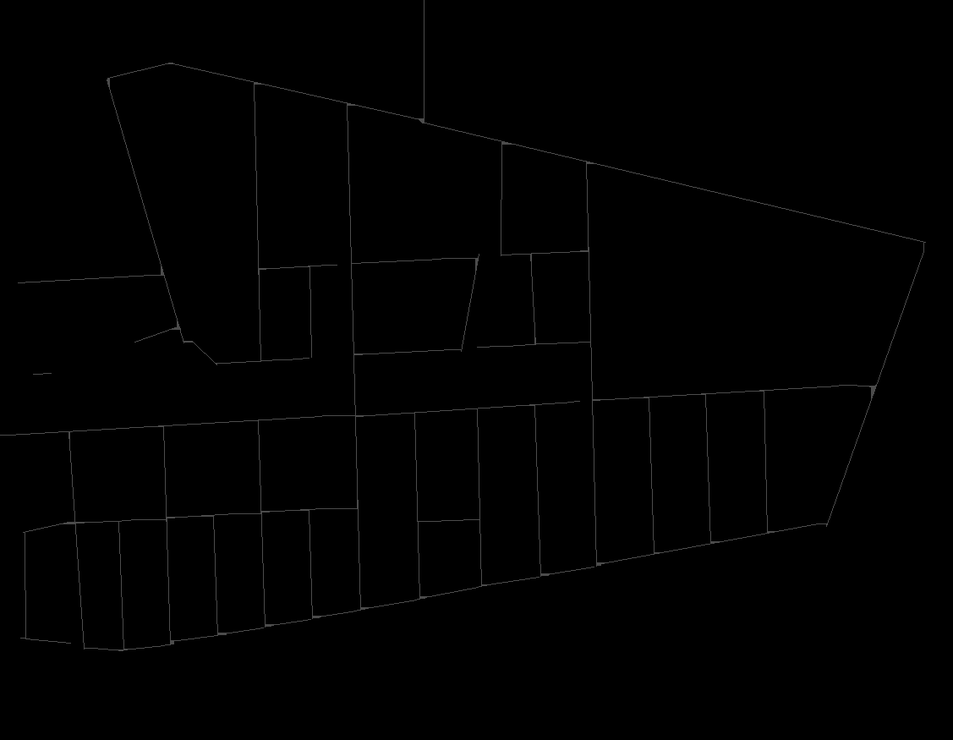
#> input picture src_pc2geojson/skeleton_5.png, 953 x 740 px, shrunk from 1127 x 875 before the run
$ python optimal_contour_v2.py
#> lines starting #> are read from the running program, lines starting #| are printed output that depends on the picture; after the words box and inside, x2 and y2 are one past the last pixel; in counts of white or black regions, pixels touching at a corner belong together
import cv2
import numpy as np
import networkx as nx
from sklearn.neighbors import NearestNeighbors
import matplotlib.pyplot as plt

#Ref: https://pyimagesearch.com/2016/03/21/ordering-coordinates-clockwise-with-python-and-opencv/
# https://stackoverflow.com/questions/37742358/sorting-points-to-form-a-continuous-line

def order_points(points, ind):
    points_new = [ points.pop(ind) ]  # initialize a new list of points with the known first point
    pcurr      = points_new[-1]       # initialize the current point (as the known point)
    while len(points)>0:
        d      = np.linalg.norm(np.array(points) - np.array(pcurr), axis=1)  # distances between pcurr and all other remaining points
        ind    = d.argmin()                   # index of the closest point
        points_new.append( points.pop(ind) )  # append the closest point to points_new
        pcurr  = points_new[-1]               # update the current point
    return points_new


# Load image, grayscale, Gaussian blur, Otsus threshold
image = cv2.imread('skeleton_5.png')
#> image is the input picture: shape (740, 953, 3); min 0, max 95, mean 0.9
gray = cv2.cvtColor(image, cv2.COLOR_BGR2GRAY)
blur = cv2.GaussianBlur(gray, (3,3), 0)
thresh = cv2.threshold(blur, 0, 255, cv2.THRESH_BINARY + cv2.THRESH_OTSU)[1]
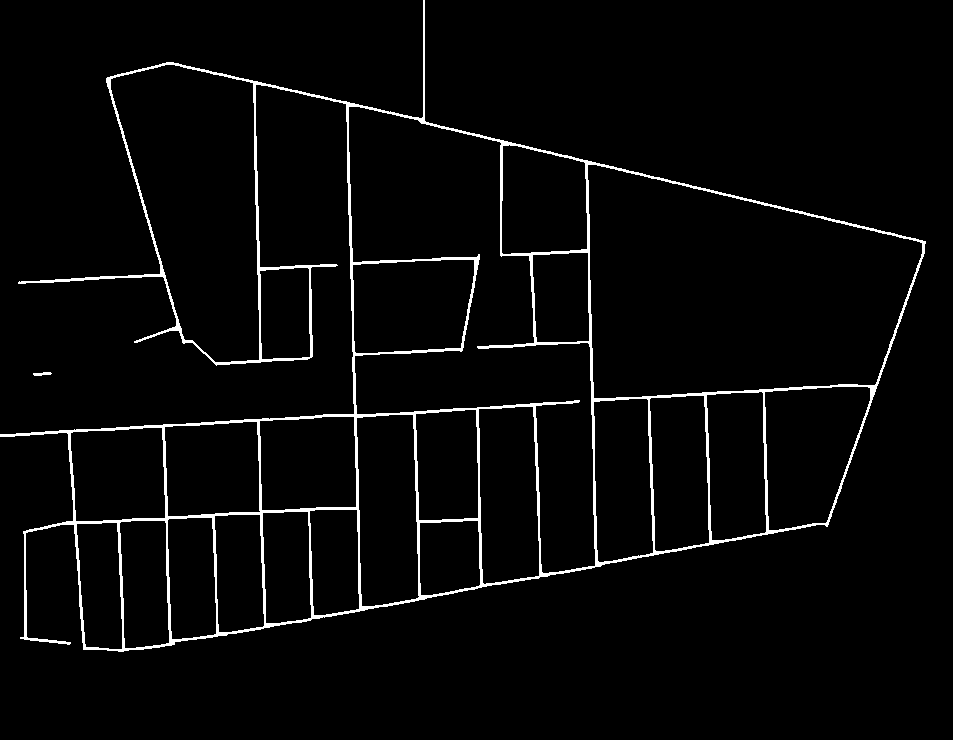
#> thresh: shape (740, 953); 3.2% white; 2 white regions, box (x1, y1, x2, y2) and area: (0, 0, 926, 652) 22293, (33, 372, 52, 376) 53

# Find horizonal lines
horizontal_kernel = cv2.getStructuringElement(cv2.MORPH_RECT, (5,1))
horizontal = cv2.morphologyEx(thresh, cv2.MORPH_OPEN, horizontal_kernel, iterations=1)
#> horizontal: shape (740, 953); 1.5% white; 17 white regions, largest, box (x1, y1, x2, y2) and area: (106, 62, 926, 243) 2322, (83, 523, 829, 652) 2213, (0, 400, 580, 437) 1649

# Find vertical lines
vertical_kernel = cv2.getStructuringElement(cv2.MORPH_RECT, (1,5))
vertical = cv2.morphologyEx(thresh, cv2.MORPH_OPEN, vertical_kernel, iterations=1)
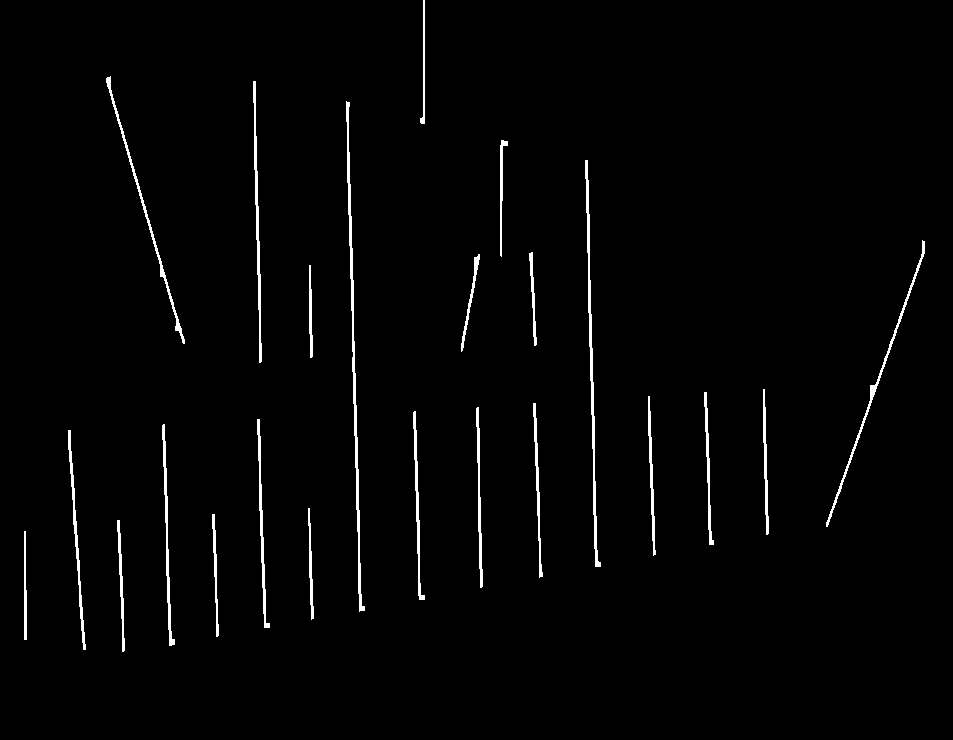
#> vertical: shape (740, 953); 1.8% white; 23 white regions, largest, box (x1, y1, x2, y2) and area: (346, 101, 365, 612) 1444, (585, 160, 601, 567) 1170, (826, 240, 925, 527) 822

# Find joint intersections then the centroid of each joint
joints = cv2.bitwise_and(horizontal, vertical)
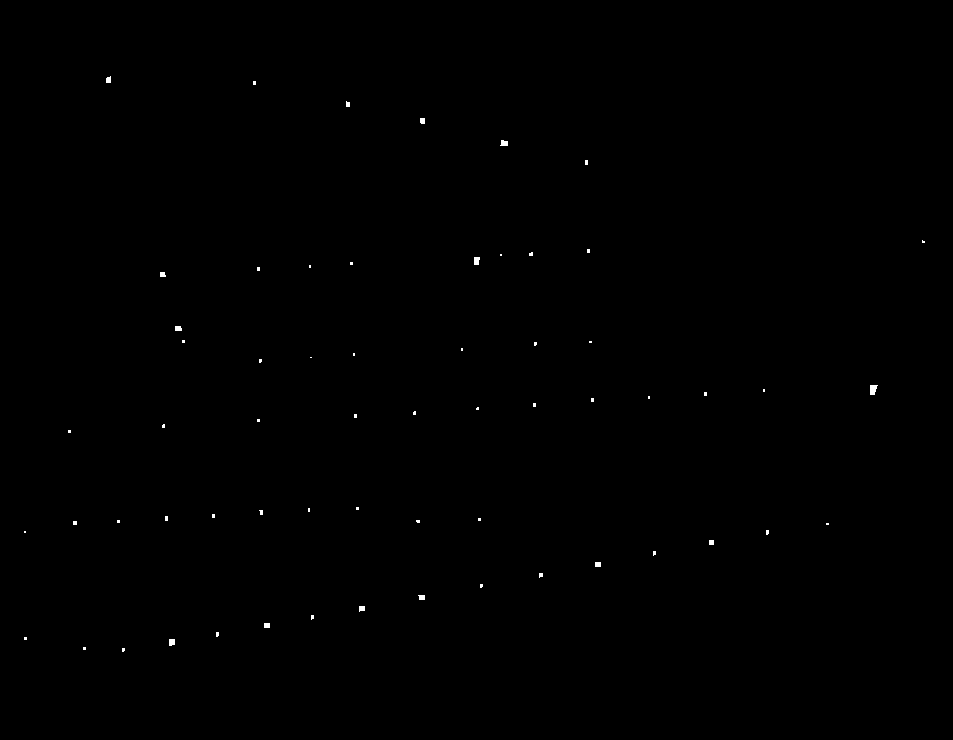
#> joints: shape (740, 953); 0.13% white; 61 white regions (47 under 20 px)
cnts = cv2.findContours(joints, cv2.RETR_EXTERNAL, cv2.CHAIN_APPROX_SIMPLE)
#> cnts = 61 contours, 51 with area under 20; largest, box (x1, y1, x2, y2) and area: (870, 385, 878, 395) 46, (474, 257, 480, 265) 30, (169, 639, 175, 646) 28, (500, 140, 508, 146) 27, (175, 326, 182, 331) 22
cnts = cnts[0] if len(cnts) == 2 else cnts[1]
final_points = []
for c in cnts:
    # Find centroid and draw center point
    x,y,w,h = cv2.boundingRect(c)
    centroid, coord, area = cv2.minAreaRect(c)
    cx, cy = int(centroid[0]), int(centroid[1])
    final_points.append([cx, cy])
    cv2.circle(image, (cx, cy), 5, (36,255,12), -1)
#> this loop made 61 passes
#> (c, x, y, w, h, centroid, coord, cx) on passes 6, 12, 15, 17: ([[264, 623], [264, 627], [269, 627], [269, 623]], 264, 623, 6, 5, (266.5, 625), (4, 5), 266), ([[595, 562], [595, 566], [600, 566], [600, 562]], 595, 562, 6, 5, (597.5, 564), (4, 5), 597), ([[24, 531], [24, 532], [25, 532], [25, 531]], 24, 531, 2, 2, (24.5, 531.5), (1, 1), 24), ([[826, 523], [826, 524], [828, 524], [828, 523]], 826, 523, 3, 2, (827, 523.5), (1, 2), 827)
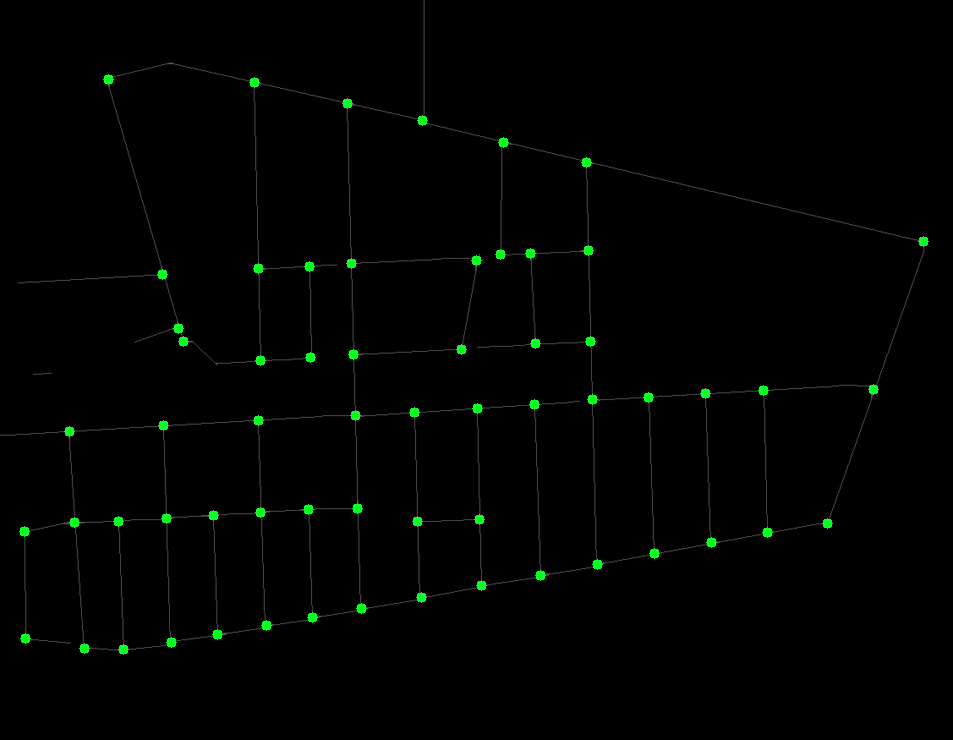
#> image: shape (740, 953, 3); 0.7% of pixels changed, all inside (x1, y1, x2, y2) = (19, 74, 929, 655)
#> after the loop, final_points = 61 pairs, first value 24 to 923, second value 79 to 649


# Find endpoints
corners = cv2.goodFeaturesToTrack(thresh, 5, 0.5, 10)
#> corners = [[51, 373], [18, 282], [70, 642], [579, 400], [33, 373]]
corners = np.int0(corners)
for corner in corners:
    x, y = corner.ravel()
    cv2.circle(image, (x, y), 5, (255,100,0), -1)
#> this loop made 5 passes
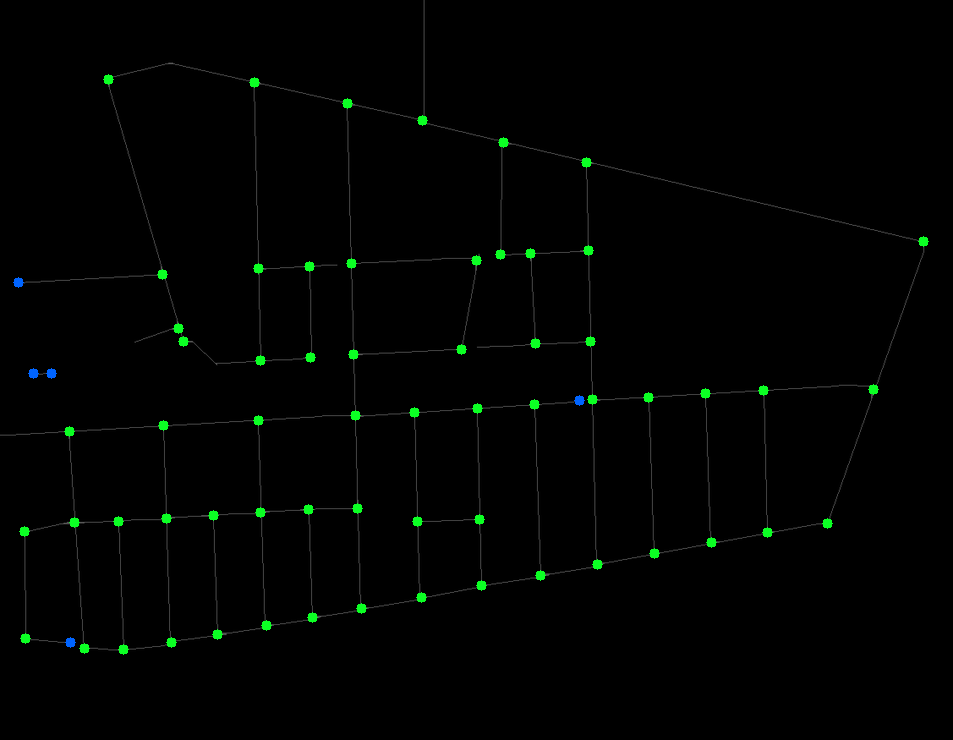
#> image: shape (740, 953, 3); 0.06% of pixels changed, all inside (x1, y1, x2, y2) = (13, 277, 585, 648)

# [6 lines of commented-out code are left out]

cv2.imwrite('optimal_v2_1.png', image)


final_points_np = np.array(final_points)
#> final_points_np has the same summary as final_points


#print("Final points: ", final_points_np)
#final_points_np = np.where(final_points_np==0, 1, final_points_np) #use this to replace 0 value with 1

#Re-order points and generate polyline
img_polyline = np.zeros(image.shape)

ind    = final_points_np.argmin()
#> ind = 28
ordered_points = order_points(final_points, ind) #this causes an error - likely cause is a zero value
#> in order_points, `points_new = [ points.pop(ind) ]`: points_new = [[258, 420]]
#> in order_points, `pcurr      = points_new[-1]`: pcurr = [258, 420]
#> the loop in order_points, `while len(points)>0:` made 60 passes
#> (ind, pcurr) on passes 1 to 8: (37, [260, 360]), (37, [310, 357]), (37, [353, 354]), (28, [355, 415]), (28, [414, 412]), (28, [477, 408]), (28, [534, 404]), (28, [592, 399])
#> after the loop in order_points, `while len(points)>0:`: points = []; points_new has the same summary as final_points outside order_points
#> ordered_points has the same summary as final_points
print("Final ordered points: ", ordered_points)
#> (printed output is left out)

ordered_points_np = np.array(ordered_points)
#> ordered_points_np has the same summary as final_points
ordered_points_np = ordered_points_np.reshape((-1, 1, 2))
#> ordered_points_np = 61 rows, first 8: [258, 420], [260, 360], [310, 357], [353, 354], [355, 415], [414, 412], [477, 408], [534, 404]

# color, thickness and isClosed
color = (255, 0, 0)
thickness = 2
isClosed = False

# drawPolyline
img_polyline = cv2.polylines(img_polyline, [ordered_points_np], isClosed, color, thickness)
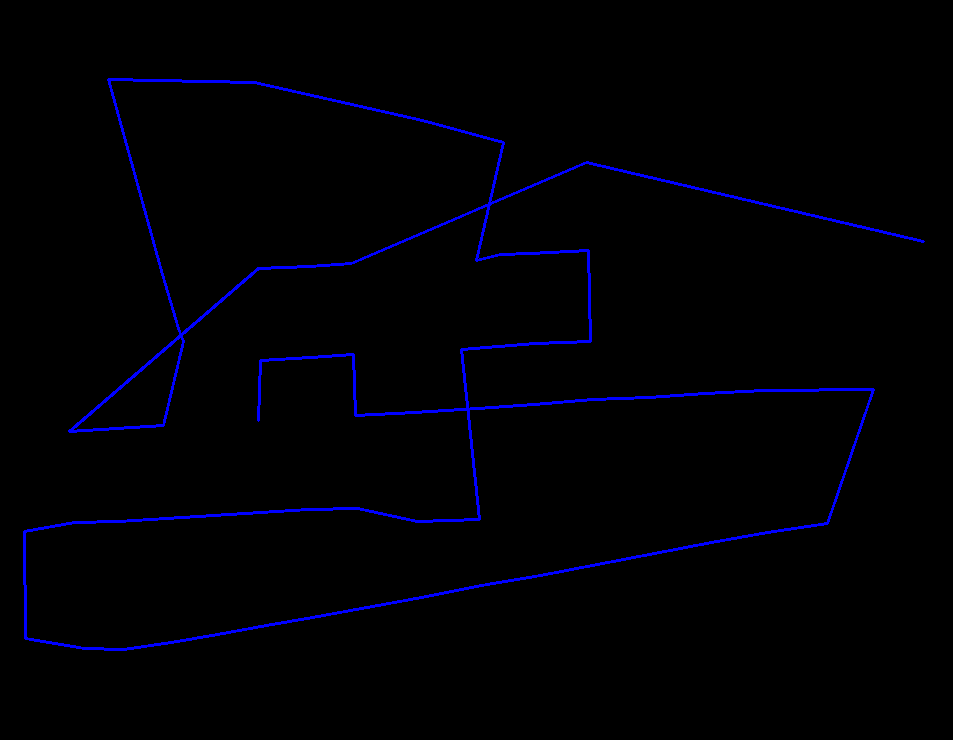
#> img_polyline: shape (740, 953, 3) float64; mean of channels 0, 1, 2 4.9, 0, 0; drawn as B, G, R

cv2.imwrite('optimal_v2_2.png', img_polyline)

$ run again, with src_pc2geojson/skeleton_4.png copied over src_pc2geojson/skeleton_5.png
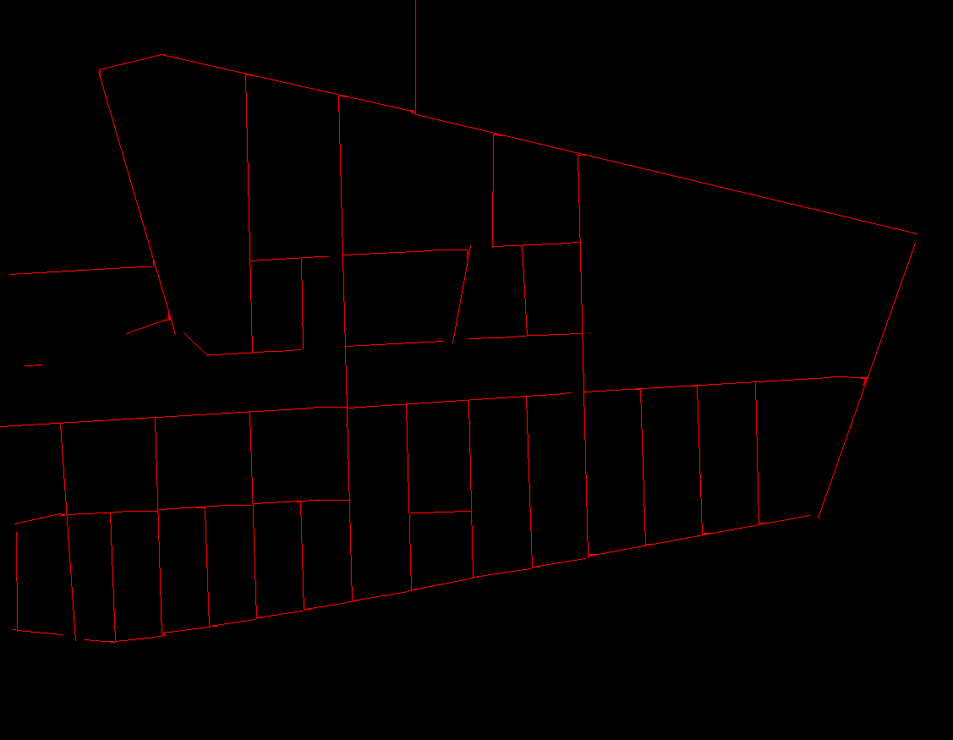
#> input picture src_pc2geojson/skeleton_4.png, 953 x 740 px, shrunk from 1127 x 875 before the run
#> image is the input picture: shape (740, 953, 3); mean B, G, R 0, 0, 2.9
#> thresh: shape (740, 953); 3.1% white; 3 white regions, box (x1, y1, x2, y2) and area: (0, 0, 918, 644) 21679, (12, 532, 63, 636) 426, (24, 364, 43, 367) 47
#> horizontal: shape (740, 953); 1.5% white; 18 white regions (1 under 20 px), largest, box (x1, y1, x2, y2) and area: (99, 53, 918, 234) 2257, (0, 392, 572, 428) 1588, (83, 558, 586, 643) 1407
#> vertical: shape (740, 953); 1.8% white; 24 white regions (1 under 20 px), largest, box (x1, y1, x2, y2) and area: (337, 93, 354, 603) 1451, (577, 151, 590, 558) 1167, (244, 72, 254, 354) 801
#> joints: shape (740, 953); 0.09% white; 56 white regions (50 under 20 px)
#> cnts = 56 contours, 54 with area under 20; largest, box (x1, y1, x2, y2) and area: (411, 109, 417, 116) 26, (863, 376, 869, 382) 22
#> the loop `for c in cnts:` made 56 passes
#> (c, x, y, w, h, coord, cx, cy) on passes 1, 4, 9, 10, 19: ([[114, 640], [114, 642], [116, 642], [116, 640]], 114, 640, 3, 3, (2, 2), 115, 641), ([[208, 625], [208, 627], [210, 627], [210, 625]], 208, 625, 3, 3, (2, 2), 209, 626), ([[472, 576], [472, 578], [474, 578], [474, 576]], 472, 576, 3, 3, (2, 2), 473, 577), ([[531, 566], [531, 568], [533, 568], [533, 566]], 531, 566, 3, 3, (2, 2), 532, 567), ([[470, 510], [470, 512], [472, 512], [472, 510]], 470, 510, 3, 3, (2, 2), 471, 511)
#> after the loop `for c in cnts:`: final_points = 56 pairs, first value 17 to 865, second value 68 to 641
#> corners = [[62, 634], [24, 365], [468, 338], [9, 274], [470, 245]]
#> the loop `for corner in corners:` made 5 passes
#> after the loop `for corner in corners:`:
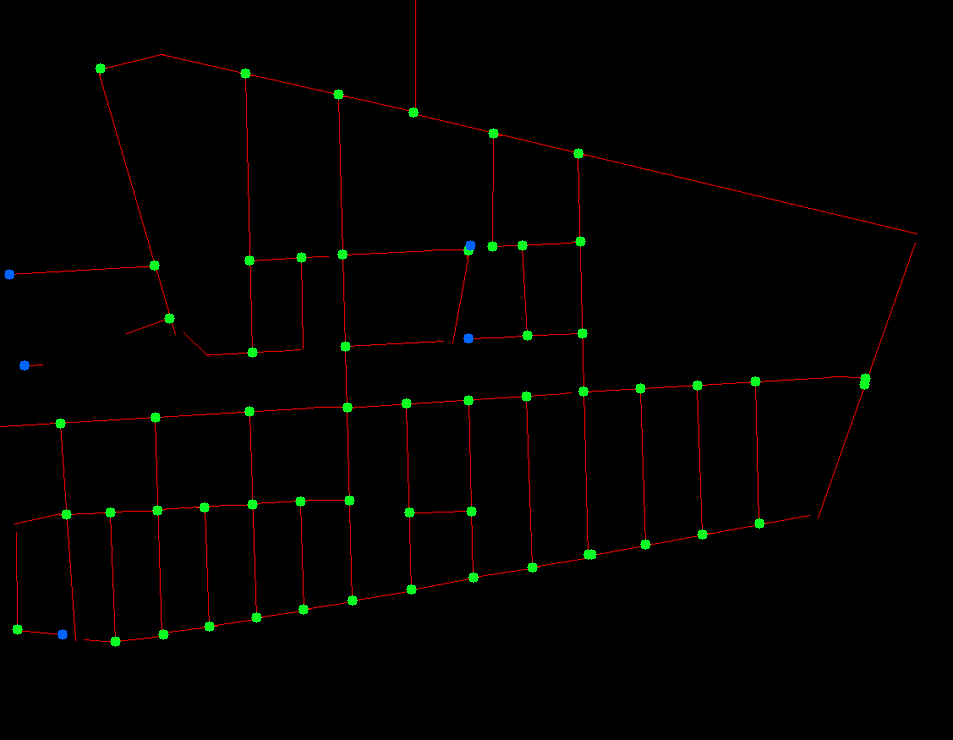
#> image: shape (740, 953, 3); mean B, G, R 0.4, 1.7, 2.6
#> final_points_np has the same summary as final_points
#> `ind    = final_points_np.argmin()`: ind = 4
#> in order_points, `points_new = [ points.pop(ind) ]`: points_new = [[256, 617]]
#> in order_points, `pcurr      = points_new[-1]`: pcurr = [256, 617]
#> the loop in order_points, `while len(points)>0:` made 55 passes
#> (ind, pcurr) on passes 1 to 8: (4, [303, 609]), (4, [352, 600]), (4, [411, 589]), (4, [473, 577]), (4, [532, 567]), (5, [588, 554]), (4, [591, 554]), (4, [645, 544])
#> after the loop in order_points, `while len(points)>0:`: points = []; points_new has the same summary as final_points outside order_points
#> ordered_points has the same summary as final_points
#> (printed output is left out)
#> `ordered_points_np = np.array(ordered_points)`: ordered_points_np has the same summary as final_points
#> `ordered_points_np = ordered_points_np.reshape((-1, 1, 2))`: ordered_points_np = 56 rows, first 8: [256, 617], [303, 609], [352, 600], [411, 589], [473, 577], [532, 567], [588, 554], [591, 554]
#> `img_polyline = cv2.polylines(img_polyline, [ordered_points_np], isClos..`:
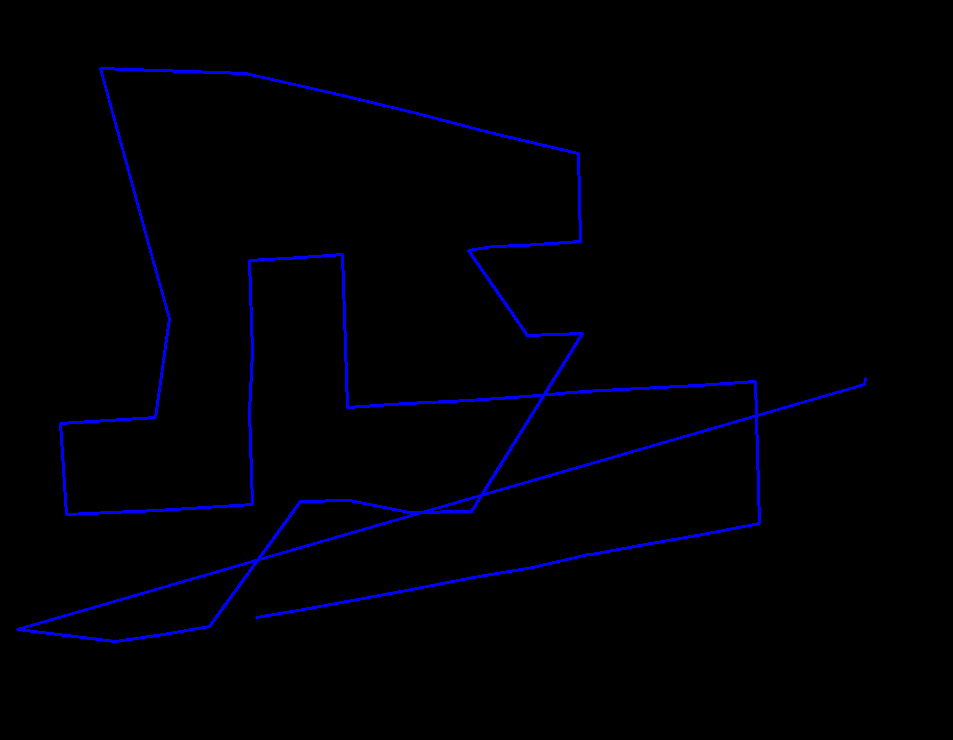
#> img_polyline: shape (740, 953, 3) float64; mean of channels 0, 1, 2 5, 0, 0; drawn as B, G, R
